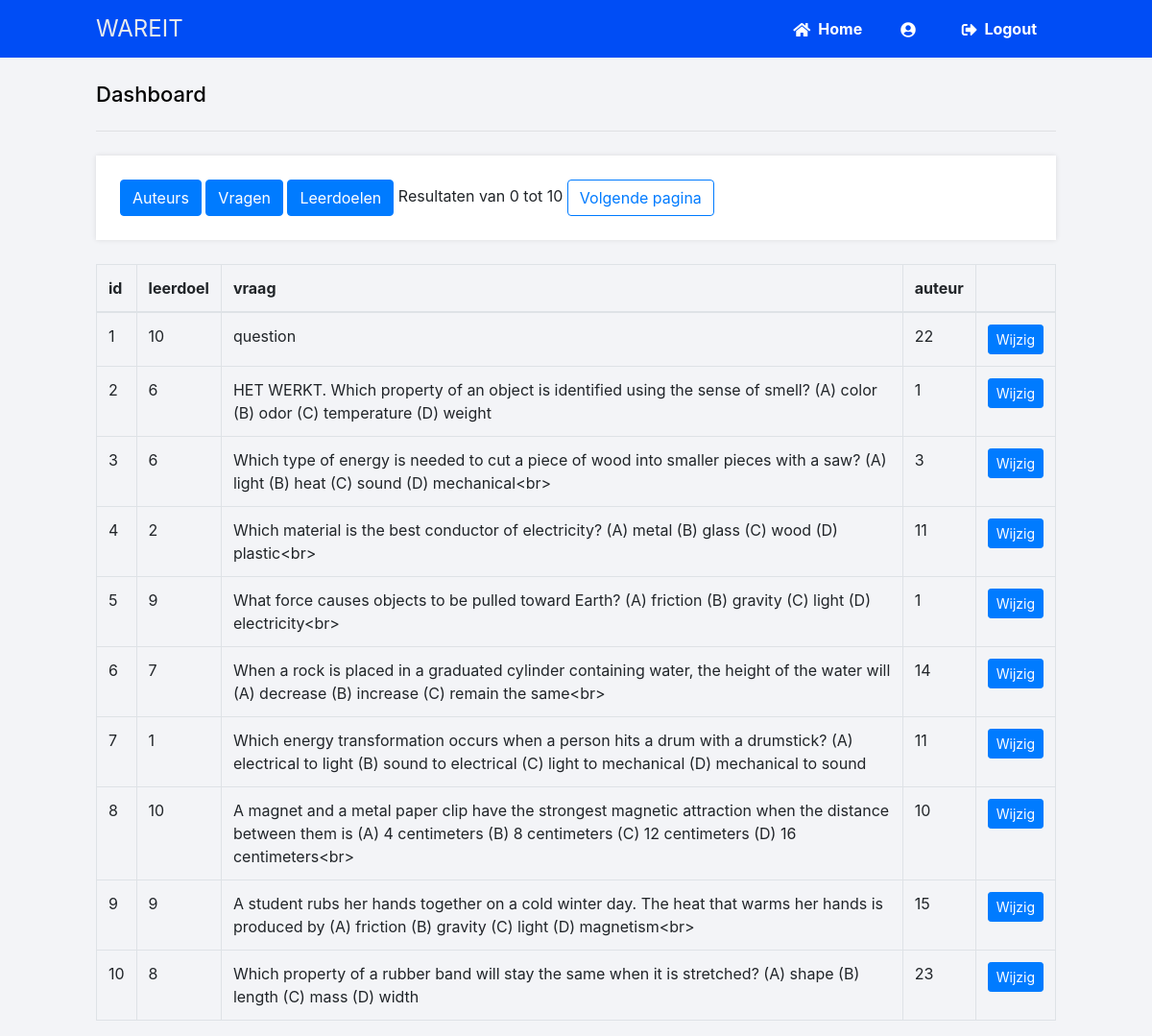
Before: /home/vragen with the older database file.
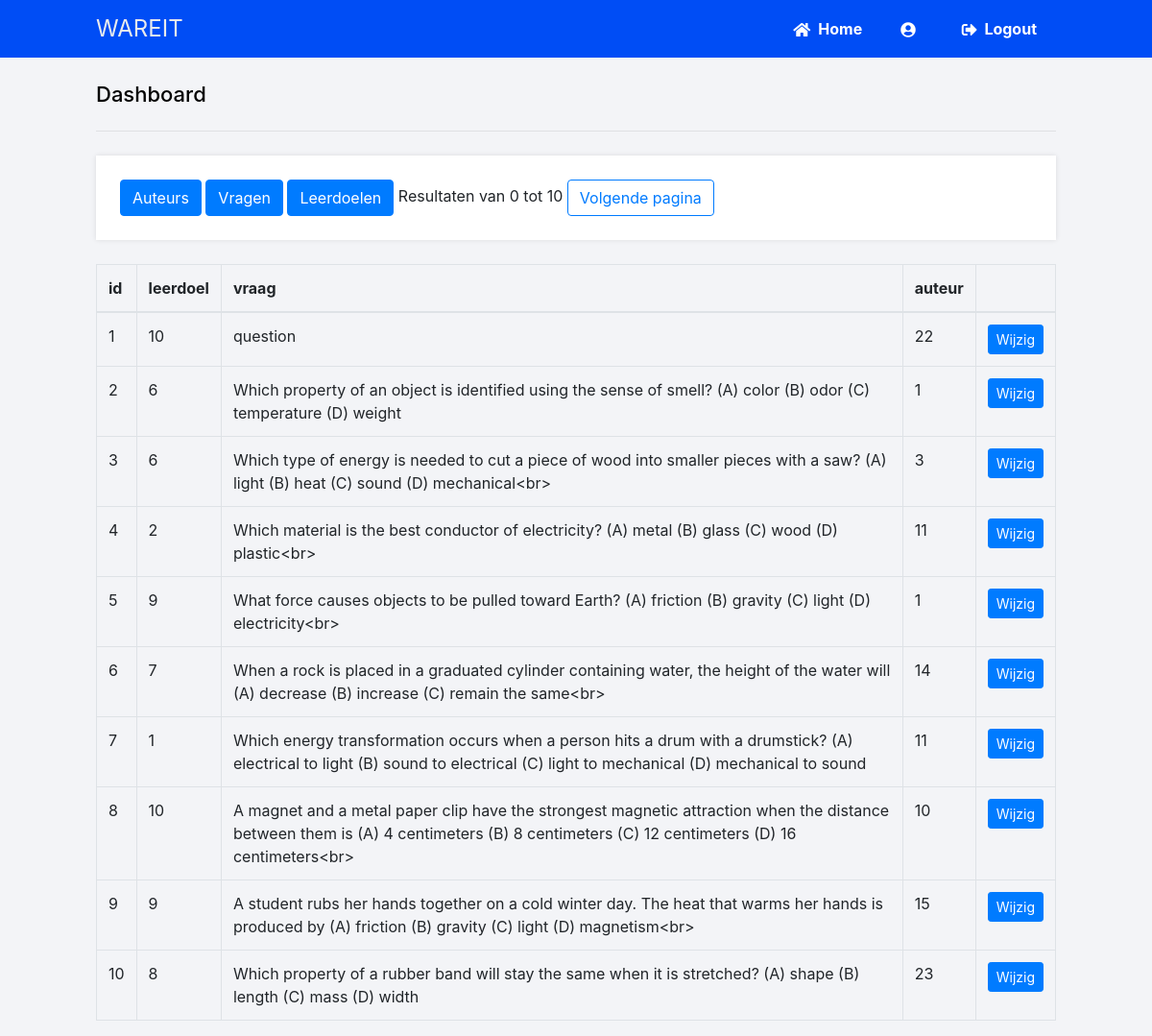
After: the same page with the newer database file.
### tables this page shows
CREATE TABLE `vragen` (
  `id` integer NOT NULL
,  `leerdoel` integer DEFAULT NULL
,  `vraag` text NOT NULL
,  `auteur` integer DEFAULT NULL
);

### main.py (the view)
@app.route('/home/vragen')
@app.route('/home/vragen/<int:start>/<int:eind>')
def vragen(start=0, eind=10):
    cursor = connection.cursor()
    cursor.execute(f"SELECT * FROM vragen")
    columns = [columns[0] for columns in cursor.description]
    rows = cursor.fetchall()
    rows = rows[start:eind]
    return render_template('home.html', rows=rows, columns=columns, pagestart=start, pageend=eind)

### templates/home.html (shortened to what this page needs)
{% extends 'layout.html' %}
{% block content %}
    <h2>Dashboard</h2>
<body>
<div>
        <a href='/home/auteurs' class='btn btn-primary'>Auteurs</a>
        <a href='/home/vragen' class='btn btn-primary'>Vragen</a>
        <a href='/home/leerdoelen' class='btn btn-primary'>Leerdoelen</a>
        {% set nextpage=pageend + 10 %}
        {% set previouspage=pagestart - 10 %}
        Resultaten van {{  pagestart }} tot {{ pageend }}
        <a href='/home/vragen/{{ pageend }}/{{ nextpage }}' class='btn btn-outline-primary'>Volgende pagina</a>
</div>
    <table class='table table-bordered'>
        <tr>
            {% for column in columns %}
                <th>{{ column }}</th>
            {% endfor %}
        </tr>
        <tbody>
        {% for row in rows %}
            <tr>
                {% for field in row %}
                    <td>{{ field }}</td>
                {% endfor %}
            <td>
            <button type="button" class="btn btn-primary btn-sm" data-toggle="modal" data-target="#editVraagModal{{ row[0] }}">Wijzig
            </button>
            </td>
            </tr>
        {% endfor %}
        </tbody>
    </table>
    </body>
    </html>
{% endblock %}

### templates/layout.html (shortened to what this page needs)
<!DOCTYPE html>
<html>
<head>
	<link rel="stylesheet" href="{{ url_for('static', filename='style.css') }}">
	<link rel="stylesheet" href="https://use.fontawesome.com/releases/v5.7.1/css/all.css">
	<link rel="stylesheet" href="https://maxcdn.bootstrapcdn.com/bootstrap/4.0.0/css/bootstrap.min.css"
>
</head>
<body class="loggedin">
	<nav class="navtop">
		<div>
			<h1>WAREIT</h1>
			<a href="{{ url_for('home') }}"><i class="fas fa-home"></i>Home</a>
			<a href="{{ url_for('profile') }}"><i class="fas fa-user-circle"></i>{{ session['username'] }}</a>
			<a href="{{ url_for('logout') }}"><i class="fas fa-sign-out-alt"></i>Logout</a>
		</div>
	</nav>
	<div class="content">
		{% block content %}{% endblock %}
</body>
</html>

### static/style.css (style rules this page uses)
* { -webkit-box-sizing: border-box; box-sizing: border-box; font-family: -apple-system, BlinkMacSystemFont, "segoe ui", roboto, oxygen, ubuntu, cantarell, "fira sans", "droid sans", "helvetica neue", Arial, sans-serif; font-size: 16px; -webkit-font-smoothing: antialiased; -moz-osx-font-smoothing: grayscale; }
body { background-color: #f0f2f5; margin: 0; }
.navtop { background-color: #004df5; height: 60px; width: 100%; border: 0; }
.navtop div { display: -webkit-box; display: -ms-flexbox; display: flex; margin: 0 auto; width: 1000px; height: 100%; }
.navtop div h1, .navtop div a { display: -webkit-inline-box; display: -ms-inline-flexbox; display: inline-flex; -webkit-box-align: center; -ms-flex-align: center; align-items: center; }
.navtop div h1 { -webkit-box-flex: 1; -ms-flex: 1; flex: 1; font-size: 24px; padding: 0; margin: 0; color: #eaebed; font-weight: normal; }
.navtop div a { padding: 0 20px; text-decoration: none; color: #fff; font-weight: bold; }
.navtop div a i { padding: 2px 8px 0 0; }
body.loggedin { background-color: #f3f4f7; }
.content { width: 1000px; margin: 0 auto; }
.content h2 { margin: 0; padding: 25px 0; font-size: 22px; border-bottom: 1px solid #e0e0e3; color: #000; }
.content > p, .content > div { -webkit-box-shadow: 0 0 5px 0 rgba(0, 0, 0, 0.1); box-shadow: 0 0 5px 0 rgba(0, 0, 0, 0.1); margin: 25px 0; padding: 25px; background-color: #fff; }

Changed rows visible on the page:
changed vragen: vraag "HET WERKT. Which property of an object is identified using the sense of smell? (A) color (B) odor (C) temperature (D) weight" → "Which property of an object is identified using the sense of smell? (A) color (B) odor (C) temperature (D) weight"
